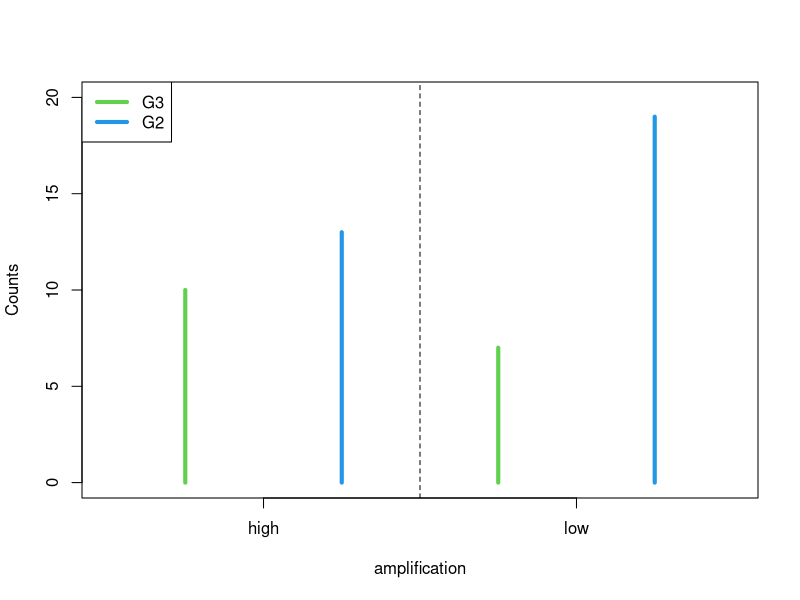

Generate this figure with R:
# plotting  Jour et al findings PMID25059573

ampl_by_grade <- c(10,13,7,19) 
xpos <- 1:4-0.5
hcol <-  c(3,4,3,4)


png('output/jour_ampl_grade_hist.png')
plot(0, type = "l", 
     xlab = "amplification", ylab = "Counts",  
     xlim = c(0,4), ylim = c(0,20), 
     xaxt = "n")
for (i in 1:4) {
  segments(x0 = xpos[i], y0 = 0, y1 = ampl_by_grade[i],                   
           col = hcol[i], lwd = 4)}
abline(v = 2, lty = 2)
axis(1, at = c(1,3), labels = c('high', 'low'))
legend('topleft', lwd=4, col = c(3,4), legend = c('G3', 'G2'))
dev.off()
